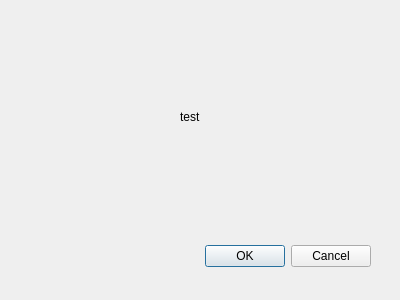
<?xml version="1.0" encoding="UTF-8"?>
<ui version="4.0">
 <class>Dialog</class>
 <widget class="QDialog" name="Dialog">
  <property name="geometry">
   <rect>
    <x>0</x>
    <y>0</y>
    <width>400</width>
    <height>300</height>
   </rect>
  </property>
  <property name="windowTitle">
   <string>Dialog</string>
  </property>
  <widget class="QDialogButtonBox" name="dial">
   <property name="geometry">
    <rect>
     <x>30</x>
     <y>240</y>
     <width>341</width>
     <height>32</height>
    </rect>
   </property>
   <property name="orientation">
    <enum>Qt::Horizontal</enum>
   </property>
   <property name="standardButtons">
    <set>QDialogButtonBox::Cancel|QDialogButtonBox::Ok</set>
   </property>
  </widget>
  <widget class="QLabel" name="label">
   <property name="geometry">
    <rect>
     <x>180</x>
     <y>110</y>
     <width>46</width>
     <height>13</height>
    </rect>
   </property>
   <property name="text">
    <string>test</string>
   </property>
  </widget>
 </widget>
 <resources/>
 <connections>
  <connection>
   <sender>dial</sender>
   <signal>accepted()</signal>
   <receiver>Dialog</receiver>
   <slot>accept()</slot>
   <hints>
    <hint type="sourcelabel">
     <x>248</x>
     <y>254</y>
    </hint>
    <hint type="destinationlabel">
     <x>157</x>
     <y>274</y>
    </hint>
   </hints>
  </connection>
  <connection>
   <sender>dial</sender>
   <signal>rejected()</signal>
   <receiver>Dialog</receiver>
   <slot>reject()</slot>
   <hints>
    <hint type="sourcelabel">
     <x>316</x>
     <y>260</y>
    </hint>
    <hint type="destinationlabel">
     <x>286</x>
     <y>274</y>
    </hint>
   </hints>
  </connection>
 </connections>
</ui>
